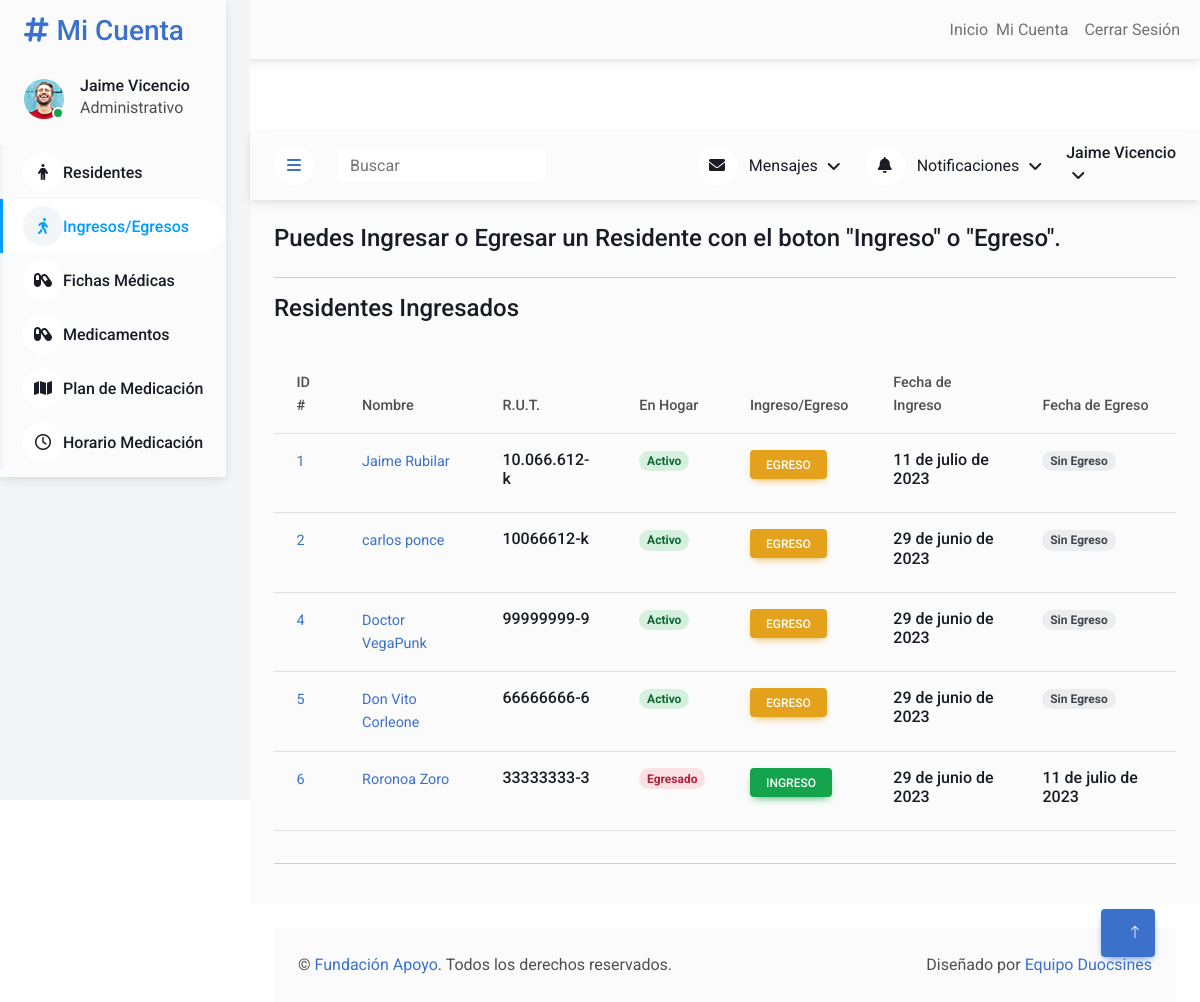
Page /users/residente/ingreso-egreso/ (signed in) on the committed database.
### users/models.py (models this page shows, shortened)
class Residente(models.Model):
    nombre_apellido = models.CharField(max_length=100)
    rut = models.CharField(max_length=20)
    nacionalidad = models.CharField(max_length=50, default='Chileno/a')
    fecha_nacimiento = models.DateField()
    estado_civil = models.CharField(max_length=20, choices=ESTADO_CIVIL_CHOICES)
    genero = models.CharField(max_length=1, choices=GENERO_CHOICES)
    direccion = models.CharField(max_length=200)
    comuna = models.CharField(max_length=100)
    celular = models.CharField(max_length=20)
    estado_en_hogar = models.CharField(max_length=1, choices=ESTADO_EN_HOGAR_CHOICES, default='I')
    fecha_admision = models.DateField(null=True, blank=True)
    fecha_egreso = models.DateField(null=True, blank=True)
    def get_detail_url(self):
        return reverse("users:users-residente-detail", kwargs={'pk': self.pk})
    def get_ingreso_egreso_update_url(self):
        return reverse("users:users-residente-ingreso-egreso-update", kwargs={'pk': self.pk})

### users/views.py (the view)
# urls.py: path('residente/ingreso-egreso/', ResidenteIngresoEgresoListView.as_view(), name='users-residente-ingreso-egreso-list'),
class ResidenteIngresoEgresoListView(LoginRequiredMixin, StaffRequiredMixin, ListView):
    model = Residente
    template_name = 'users/residente_ingreso_egreso.html'
    context_object_name = 'residentes'
    def get_queryset(self):
        queryset = super().get_queryset()
        queryset = queryset.order_by('-estado_en_hogar')  # Sort by estado_en_hogar field in descending order
        return queryset

### users/mixins.py (called while the page is built)
    def dispatch(self, request, *args, **kwargs):
        if not request.user.is_authenticated or not request.user.is_staff:
            raise PermissionDenied
        return super().dispatch(request, *args, **kwargs)

### users/templates/users/residente_ingreso_egreso.html (shortened to what this page needs)
{% extends "users/base.html" %}
{% load static %}
{% block content %}
<div class="container-xxl position-relative bg-white d-flex p-0">
        <div class="sidebar pe-4 pb-3">
            <nav class="navbar bg-light navbar-light">
                <a href="{% url 'users:users-residente-list' %}" class="navbar-brand mx-4 mb-3">
                    <h3 class="text-primary"><i class="fa fa-hashtag me-2"></i>Mi Cuenta</h3>
                </a>
                <div class="d-flex align-items-center ms-4 mb-4">
                    <div class="position-relative">
                        <img class="rounded-circle" src="{% static 'users/img/user.jpg' %}" alt="" style="width: 40px; height: 40px;">
                        <div class="bg-success rounded-circle border border-2 border-white position-absolute end-0 bottom-0 p-1"></div>
                    </div>
                    <div class="ms-3">
                        <h6 class="mb-0"> {{ request.user.first_name|capfirst }} {{ request.user.last_name|capfirst }}</h6>
                        {% if request.user.groups.first %}
                        <span class="d-none d-lg-inline-flex">{{ request.user.groups.first.name }}</span>
                        {% else %}
                        <span class="d-none d-lg-inline-flex">Sin grupo Asignado</span>
                        {% endif %}
                    </div>
                </div>
                <div class="navbar-nav w-100">
                    <a href="{% url 'users:users-residente-list' %}" class="nav-item nav-link"><i class="fa-solid fa-person"></i>Residentes</a>
                    <a href="{% url 'users:users-residente-ingreso-egreso-list' %}" class="nav-item nav-link active"><i class="fa-solid fa-person-walking"></i></i>Ingresos/Egresos</a>
                    <a href="{% url 'users:users-fichamedica-list' %}" class="nav-item nav-link"><i class="fa-solid fa-capsules"></i>Fichas Médicas</a>
                    <a href="{% url 'users:users-medicamento-list' %}" class="nav-item nav-link "><i class="fa-solid fa-capsules"></i>Medicamentos</a>
                    <a href="{% url 'users:users-planmedicacion-list' %}" class="nav-item nav-link"><i class="fa-solid fa-map"></i></i>Plan de Medicación</a>
                    <a href="{% url 'users:users-dosismedicamento-list' %}" class="nav-item nav-link"><i class="fa-regular fa-clock"></i>Horario Medicación</a>
                </div>
            </nav>
        </div>
<div class="content">
    <nav class="navbar navbar-expand bg-light navbar-light sticky-top px-4 py-0">
        <a href="#" class="sidebar-toggler flex-shrink-0">
            <i class="fa fa-bars"></i>
        </a>
        <form class="d-none d-md-flex ms-4">
            <input class="form-control border-0" type="search" placeholder="Buscar">
        </form>
        <div class="navbar-nav align-items-center ms-auto">
            <div class="nav-item dropdown">
                <a href="#" class="nav-link dropdown-toggle" data-bs-toggle="dropdown">
                    <i class="fa fa-envelope me-lg-2"></i>
                    <span class="d-none d-lg-inline-flex">Mensajes</span>
                </a>
            </div>
            <div class="nav-item dropdown">
                <a href="#" class="nav-link dropdown-toggle" data-bs-toggle="dropdown">
                    <i class="fa fa-bell me-lg-2"></i>
                    <span class="d-none d-lg-inline-flex">Notificaciones</span>
                </a>
            </div>
            <div class="nav-item dropdown">
                <a href="#" class="nav-link dropdown-toggle" data-bs-toggle="dropdown">
                    <h6 class="mb-0"> {{ request.user.first_name|capfirst }} {{ request.user.last_name|capfirst }}</h6>
                </a>
            </div>
        </div>
    </nav>
            <div class="col-12">
                <div class="bg-light rounded h-100 p-4">
                    <h4 class="mb-4">Puedes Ingresar o Egresar un Residente con el boton "Ingreso" o "Egreso".</h4>
                    <hr>
                        <h4 class="mb-4">Residentes Ingresados</h4>
                            <div class="table-responsive">
                                <table class="table">
                                    <thead>
                                        <tr>
                                            <th scope="col">ID #</th>
                                            <th scope="col">Nombre</th>
                                            <th scope="col">R.U.T.</th>
                                            <th scope="col">En Hogar</th>
                                            <th scope="col">Ingreso/Egreso</th>
                                            <th scope="col">Fecha de Ingreso</th>
                                            <th scope="col">Fecha de Egreso</th>
                                        </tr>
                                    </thead>
                                    <tbody>
                                    {% for residente in residentes %}
                                        <tr><h6>
                                            <td><a href="{{ residente.get_detail_url }}">{{ residente.pk }}</a></td>
                                            <td><a href="{{ residente.get_detail_url }}">{{ residente.nombre_apellido }}</a></td>
                                            <td><h6>{{ residente.rut }}</h6></td>
                                            {% if residente.estado_en_hogar == 'I' %}
                                                <td><h6><span class="badge rounded-pill badge-success">Activo</span></h6></td>
                                                <td><h6><a href="{{ residente.get_ingreso_egreso_update_url }}" class="btn btn-sm btn-warning mt-auto">Egreso</a></h6></td>
                                            {% elif residente.estado_en_hogar == 'E' %}
                                                <td><h6><span class="badge rounded-pill badge-danger">Egresado</span></h6></td>
                                                <td><h6><a href="{{ residente.get_ingreso_egreso_update_url }}" class="btn btn-sm btn-success mt-auto">Ingreso</a></h6></td>
                                            {% endif %}
                                            <td><h6>{{ residente.fecha_admision }}</h6></td>
                                            {% if residente.fecha_egreso %}
                                                <td><h6>{{ residente.fecha_egreso }}</h6></td>
                                            {% else %}
                                                <td><h6><span class="badge rounded-pill badge-secondary">Sin Egreso</span></h6></td>
                                            {% endif %}
                                        </tr>
                                    {% endfor %}
                                    </tbody>
                                </table>
                            </div>
                        <hr>
                </div>
            </div>
            <div class="container-fluid pt-4 px-4">
                <div class="bg-light rounded-top p-4">
                    <div class="row">
                        <div class="col-12 col-sm-6 text-center text-sm-start">
                            &copy; <a href="#">Fundación Apoyo</a>. Todos los derechos reservados.
                        </div>
                        <div class="col-12 col-sm-6 text-center text-sm-end">
                            Diseñado por <a href="#">Equipo Duocsines</a>
                        </div>
                    </div>
                </div>
            </div>
        </div>
    <a href="#" class="btn btn-lg btn-primary btn-lg-square back-to-top"><i class="bi bi-arrow-up"></i></a>
</div>
{% endblock content %}

### users/static/users/css/style.css (style rules this page uses)
:root { --primary: #009CFF; --light: #F3F6F9; --dark: #191C24; }
.back-to-top { position: fixed; display: none; right: 45px; bottom: 45px; z-index: 99; }
.btn { transition: .5s; }
.btn.btn-primary { color: #FFFFFF; }
.btn-lg-square { width: 48px; height: 48px; }
.btn-square, .btn-sm-square, .btn-lg-square { padding: 0; display: inline-flex; align-items: center; justify-content: center; font-weight: normal; border-radius: 50px; }
.sidebar { position: fixed; top: 0; left: 0; bottom: 0; width: 250px; height: 100vh; overflow-y: auto; background: var(--light); transition: 0.5s; z-index: 999; }
.content { margin-left: 250px; min-height: 100vh; background: #FFFFFF; transition: 0.5s; }
@media (min-width: 992px) { .sidebar { margin-left: 0; } }
@media (min-width: 992px) { .content { width: calc(100% - 250px); } }
.sidebar .navbar .navbar-nav .nav-link { padding: 7px 20px; color: var(--dark); font-weight: 500; border-left: 3px solid var(--light); border-radius: 0 30px 30px 0; outline: none; }
.sidebar .navbar .navbar-nav .nav-link:hover, .sidebar .navbar .navbar-nav .nav-link.active { color: var(--primary); background: #FFFFFF; border-color: var(--primary); }
.sidebar .navbar .navbar-nav .nav-link i { width: 40px; height: 40px; display: inline-flex; align-items: center; justify-content: center; background: #FFFFFF; border-radius: 40px; }
.sidebar .navbar .navbar-nav .nav-link:hover i, .sidebar .navbar .navbar-nav .nav-link.active i { background: var(--light); }
.content .navbar .navbar-nav .nav-link { margin-left: 25px; padding: 12px 0; color: var(--dark); outline: none; }
.content .navbar .sidebar-toggler, .content .navbar .navbar-nav .nav-link i { width: 40px; height: 40px; display: inline-flex; align-items: center; justify-content: center; background: #FFFFFF; border-radius: 40px; }
.content .navbar .dropdown-toggle::after { margin-left: 6px; vertical-align: middle; border: none; content: "\f107"; font-family: "Font Awesome 5 Free"; font-weight: 900; transition: .5s; }

### rows in the picture
Residente: pk "1", nombre_apellido "Jaime Rubilar", rut "10.066.612-k", fecha_admision "11 de julio de 2023", shows "Sin Egreso"
Residente: pk "2", nombre_apellido "carlos ponce", rut "10066612-k", fecha_admision "29 de junio de 2023", shows "Sin Egreso"
Residente: pk "4", nombre_apellido "Doctor VegaPunk", rut "99999999-9", fecha_admision "29 de junio de 2023", shows "Sin Egreso"
Residente: pk "5", nombre_apellido "Don Vito Corleone", rut "66666666-6", fecha_admision "29 de junio de 2023", shows "Sin Egreso"
Residente: pk "6", nombre_apellido "Roronoa Zoro", rut "33333333-3", fecha_admision "29 de junio de 2023", fecha_egreso "11 de julio de 2023"

### other values in the picture
{{ request.user.first_name|capfirst }} "Jaime"
{{ request.user.last_name|capfirst }} "Vicencio"
{{ request.user.groups.first.name }} "Administrativo"
